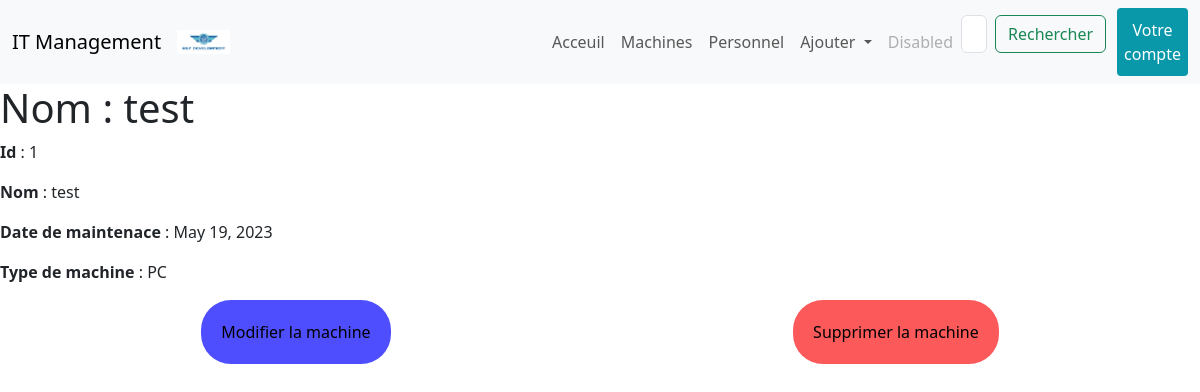
Before: /machine/1 with the older database file.
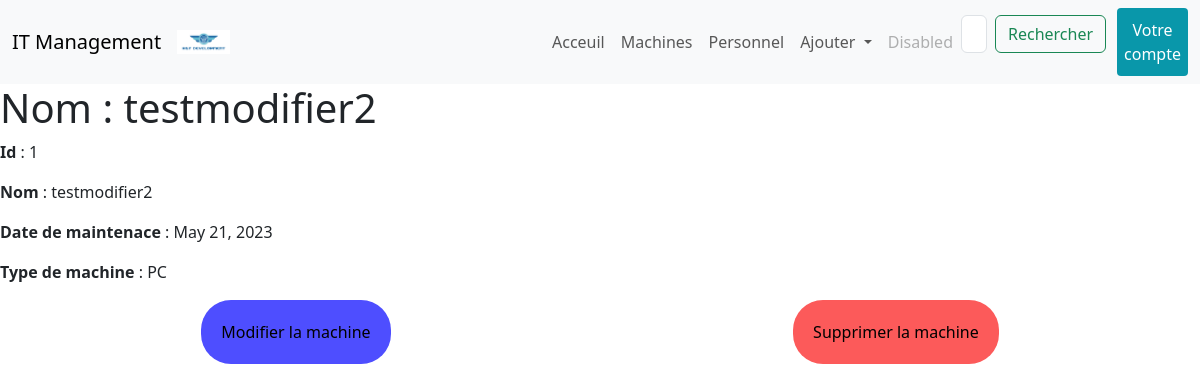
After: the same page with the newer database file.
### projetApp/models.py (models this page shows, shortened)
class Machine(models.Model):
	TYPE = {
		('PC', ('PC - Windows')),
		('Mac', ('Mac - MacOS')),
		('Serveur', ('Serveur')),
		('Switch', ('Switch')),
	}
	id = models.AutoField(
			primary_key =  True,
			editable = False)
	nom = models.CharField(
		max_length = 15)
	maintenance_date = models.DateField(default = datetime.now())
	mach = models.CharField(max_length = 32, choices = TYPE, default = 'PC')

### projetApp/views.py (the view)
# urls.py: path('machine/<pk>', views.machine_detail_view, name='machine_detail'),
def machine_detail_view(request, pk):
    machine = get_object_or_404(Machine, id = pk)
    return render(request, 'templates/html/machine_detail.html', {'machine': machine})

### projetApp/templates/html/machine_detail.html (shortened to what this page needs)
{% extends "index.html" %}
{% block content %}
    <h1>Nom : {{ machine.nom }}</h1>
    <p><strong>Id</strong> : {{ machine.id }}</p>
    <p><strong>Nom</strong> : {{ machine.nom }}</p>
    <p><strong>Date de maintenace</strong> : {{ machine.maintenance_date }}</p>
    <p><strong>Type de machine</strong> : {{ machine.mach }}</p>
    <div class="li_button">
        <a href="{% url 'modifier_machine' machine.id %}"><button class="button_modif">Modifier la machine</button></a>
        <a href="{% url 'supprimer_machine' machine.id %}"><button class="button_sup">Supprimer la machine</button></a>
    </div>
{% endblock %}

Changed rows visible on the page:
changed Machine "PC": nom "test" → "testmodifier2"; maintenance_date "May 19, 2023" → "May 21, 2023"
